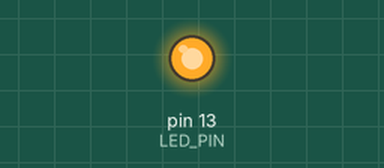
Recording of a sketch running on a simulated Arduino Uno, built with avr-gcc and run on an emulated ATmega328P. Shown: output pins drawn as LEDs (lit = HIGH). What the sketch prints to the serial monitor is not drawn.

Above: at 0.01 s.
At 1.0 s:
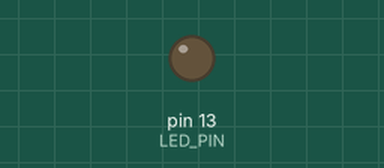
Timing chart, 0 to 2.5 s (numbered marks = the images above):
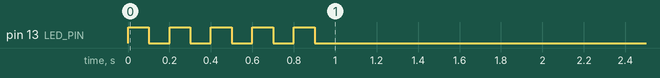

The sketch:

SX1509_UNO.ino
```cpp
#include <Wire.h> // Include the I2C library (required)
#include <SparkFunSX1509.h> // Include SX1509 library

SX1509 io; // Create an SX1509 object

// SX1509 pin definitions:
// Note: these aren't Arduino pins. They're the SX1509 I/O:
const int SX1509_LED_PIN = 15; // LED connected to 15 (source ing current)
//const int SX1509_BTN_PIN = 7; // Button connected to 0 (active-low)
const int SX1509_BTN_PIN = 0; // Button connected to 0 (active-low)

bool ledState = false;

const int LED_PIN = 13;

// internal LED
void int_led(bool state) {
  digitalWrite(LED_PIN, state ? HIGH : LOW);
}

void led(bool state) {
  int_led(state);
}

// 0-based
bool readGPIOBtn(int btn) {
  return io.digitalRead(SX1509_BTN_PIN + btn) == LOW;
}


void setup() {

  Serial.begin(115200);

  pinMode(LED_PIN, OUTPUT); // Use pin 13 LED as debug output
  digitalWrite(LED_PIN, LOW); // Start it as low

  // Call io.begin(<I2C address>) to initialize the I/O
  // expander. It'll return 1 on success, 0 on fail.
  if (!io.begin(0x3E)) {
    // If we failed to communicate, turn the pin 13 LED on
    led(true);
    while (1)
      ; // And loop forever.
  }

  // Call io.pinMode(<pin>, <mode>) to set any SX1509 pin as
  // either an INPUT, OUTPUT, INPUT_PULLUP, or ANALOG_OUTPUT
  io.pinMode(SX1509_LED_PIN, OUTPUT);

  // setup all GPIO pullup btns
  //io.pinMode(SX1509_BTN_PIN, INPUT_PULLUP);
  for(int btn=0; btn < 7; btn++) {
    io.pinMode(SX1509_BTN_PIN+btn, INPUT_PULLUP);
  }

  // Blink the LED a few times before we start:
  for (int i=0; i<5; i++) {
    // Use io.digitalWrite(<pin>, <LOW | HIGH>) to set an
    // SX1509 pin either HIGH or LOW:
    io.digitalWrite(SX1509_LED_PIN, HIGH);
    led(true);
    delay(100);
    io.digitalWrite(SX1509_LED_PIN, LOW);
    led(false);
    delay(100);
  }
}

void loop() {
  /*
  if (io.digitalRead(SX1509_BTN_PIN) == LOW) {

    // If the button is pressed toggle the LED:
    ledState = !ledState;
    io.digitalWrite(SX1509_LED_PIN, ledState);
    led(ledState);

    while (io.digitalRead(SX1509_BTN_PIN) == LOW)
      ; // Wait for button to release
  }
  */

  for(int btn=0; btn < 7; btn++) {
    if ( readGPIOBtn(btn) ) {
      Serial.print('#');
    } else {
      Serial.print('-');
    }

    if ( btn == 3 ) {
      Serial.print(' ');
      Serial.print('|');
    }

    Serial.print(' ');
  }
  Serial.println();

  delay( 300 );

}
```
